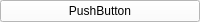
<?xml version="1.0" encoding="UTF-8"?>
<ui version="4.0">
 <class>RgPipelineStateEditorWidgetEnum</class>
 <widget class="QWidget" name="rgPipelineStateEditorWidgetEnum">
  <property name="geometry">
   <rect>
    <x>0</x>
    <y>0</y>
    <width>60</width>
    <height>20</height>
   </rect>
  </property>
  <property name="sizePolicy">
   <sizepolicy hsizetype="Maximum" vsizetype="Maximum">
    <horstretch>0</horstretch>
    <verstretch>0</verstretch>
   </sizepolicy>
  </property>
  <property name="windowTitle">
   <string>Form</string>
  </property>
  <layout class="QGridLayout" name="gridLayout">
   <property name="sizeConstraint">
    <enum>QLayout::SetDefaultConstraint</enum>
   </property>
   <property name="leftMargin">
    <number>0</number>
   </property>
   <property name="topMargin">
    <number>0</number>
   </property>
   <property name="rightMargin">
    <number>0</number>
   </property>
   <property name="bottomMargin">
    <number>0</number>
   </property>
   <property name="spacing">
    <number>0</number>
   </property>
   <item row="0" column="0">
    <widget class="ArrowIconComboBox" name="enumComboPushButton">
     <property name="minimumSize">
      <size>
       <width>200</width>
       <height>0</height>
      </size>
     </property>
     <property name="styleSheet">
      <string notr="true">background-color: white</string>
     </property>
     <property name="text">
      <string>PushButton</string>
     </property>
    </widget>
   </item>
  </layout>
 </widget>
 <customwidgets>
  <customwidget>
   <class>ArrowIconComboBox</class>
   <extends>QPushButton</extends>
   <header>qt_common/custom_widgets/arrow_icon_combo_box.h</header>
   <container>1</container>
  </customwidget>
 </customwidgets>
 <resources/>
 <connections/>
</ui>
